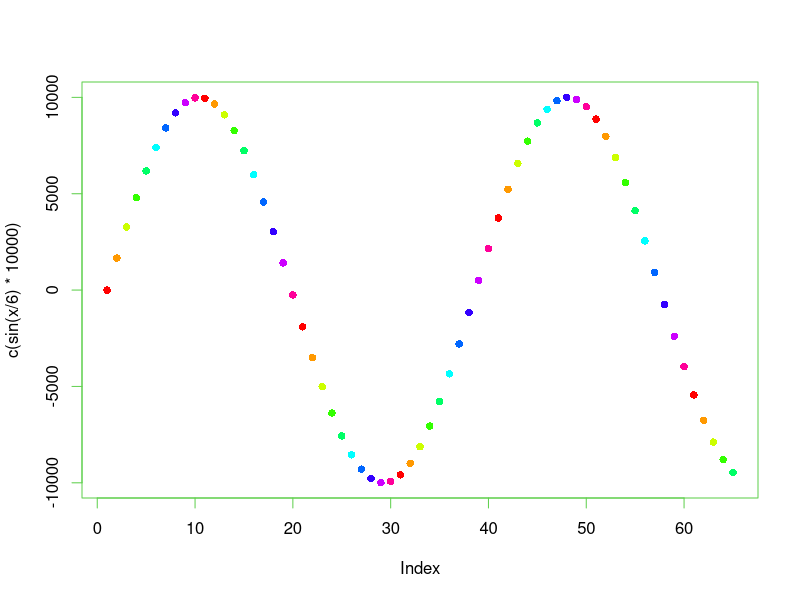
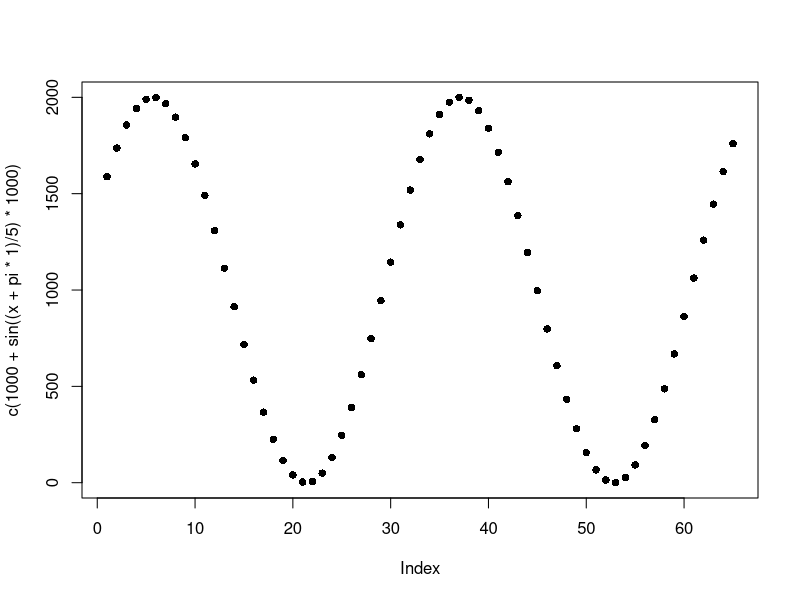
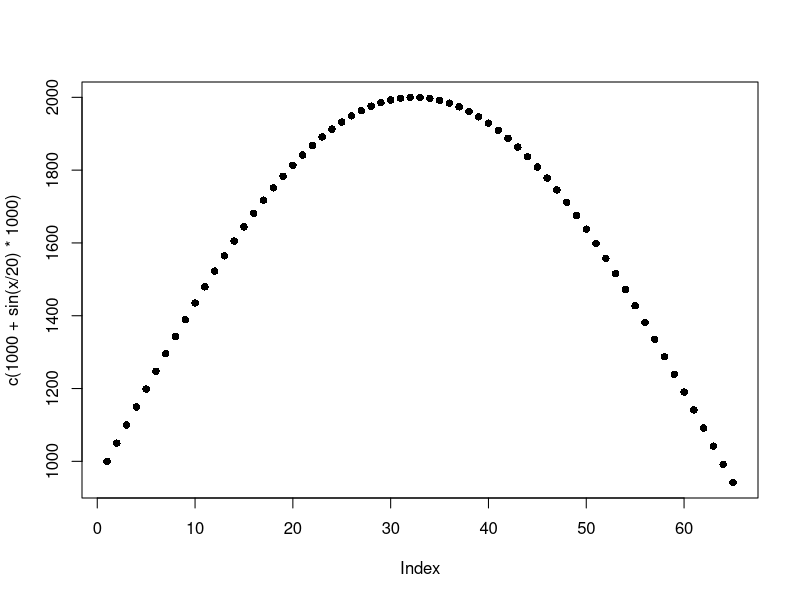
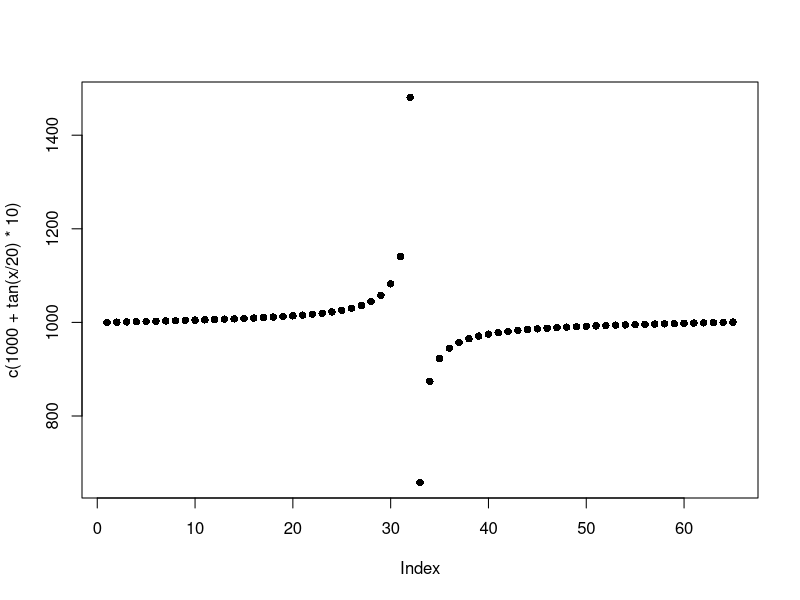

Source code (R) for these figures, in order:
## ---- chunk 1
x <- seq(0,64, 1)
## ---- chunk 2
plot(c(sin(x/6)*10000), pch=16, col=rainbow(10+sin(x), alpha=1), fg=3)
## ---- chunk 3
plot(c(1000+sin((x+pi*1)/5)*1000), pch=16)
## ---- chunk 4
plot (c(1000+sin(x/20)*1000), pch=16)
## ---- chunk 5
plot (c(1000+tan(x/20)*10), pch=16)
